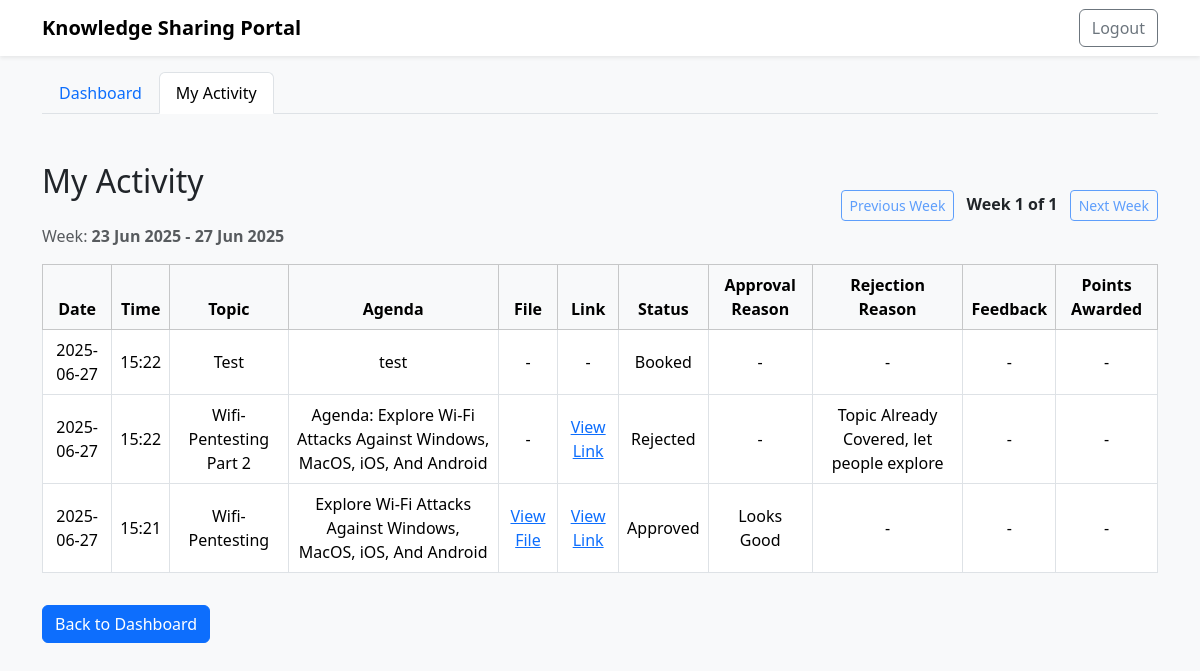
The app's page /my-activity (signed in) with its own data.
### tables this page shows
CREATE TABLE slot_activity (
        id INTEGER PRIMARY KEY AUTOINCREMENT,
        slot_id INTEGER NOT NULL,
        user_id INTEGER NOT NULL,
        status TEXT NOT NULL,
        approval_reason TEXT,
        rejection_reason TEXT,
        feedback TEXT,
        comments TEXT,
        points_awarded INTEGER,
        topic TEXT,
        agenda TEXT,
        file_path TEXT,
        link TEXT,
        created_at TEXT DEFAULT CURRENT_TIMESTAMP,
        updated_at TEXT DEFAULT CURRENT_TIMESTAMP,
        FOREIGN KEY (slot_id) REFERENCES slots(id),
        FOREIGN KEY (user_id) REFERENCES users(id)
    );

### app.py (the view)
@app.route('/my-activity')
@token_required
def my_activity():
    db = get_db()
    user_email = g.get('user')
    user = db.execute('SELECT * FROM users WHERE email = ?', (user_email,)).fetchone()
    is_admin = user['role'] == 'admin'
    if is_admin:
        all_activities = db.execute('''SELECT * FROM slot_activity ORDER BY created_at DESC''').fetchall()
    else:
        all_activities = db.execute('''SELECT * FROM slot_activity WHERE user_id = ? ORDER BY created_at DESC''', (user['id'],)).fetchall()
    def get_week_start(dt):
        return dt - timedelta(days=dt.weekday())
    activities_by_week = {}
    for a in all_activities:
        dt = datetime.datetime.strptime(a['created_at'][:10], '%Y-%m-%d')
        week_start = get_week_start(dt)
        if week_start not in activities_by_week:
            activities_by_week[week_start] = []
        activities_by_week[week_start].append(a)
    sorted_weeks = sorted(activities_by_week.keys(), reverse=True)
    week_number = int(request.args.get('week', 0))
    if not sorted_weeks:
        week_dates = []
        activities = []
        total_weeks = 0
    else:
        if week_number < 0 or week_number >= len(sorted_weeks):
            week_number = 0
        week_dates = [sorted_weeks[week_number] + timedelta(days=i) for i in range(5)]
        activities = activities_by_week.get(sorted_weeks[week_number], [])
        total_weeks = len(sorted_weeks)
    return render_template('my_activity.html', user=user, activities=activities, is_admin=is_admin, week_number=week_number, total_weeks=total_weeks, week_dates=week_dates)

### app.py (called while the page is built)
def get_db():
    if 'db' not in g:
        g.db = sqlite3.connect(app.config['DATABASE'])
        g.db.row_factory = sqlite3.Row
    return g.db

def token_required(f):
    @wraps(f)
    def decorated(*args, **kwargs):
        token = request.cookies.get('token')
        if not token:
            return redirect(url_for('login'))
        try:
            data = jwt.decode(token, app.config['SECRET_KEY'], algorithms=["HS256"])
            g.user = data['email']
        except Exception:
            return redirect(url_for('login'))
        return f(*args, **kwargs)
    return decorated

### templates/my_activity.html (shortened to what this page needs)
<!DOCTYPE html>
<html lang="en">
<head>
    <link href="https://cdn.jsdelivr.net/npm/bootstrap@5.3.2/dist/css/bootstrap.min.css" rel="stylesheet">
</head>
<body class="bg-light" style="min-height: 100vh;">
    <nav class="navbar navbar-expand-lg navbar-light bg-white shadow-sm">
        <div class="container">
            <a class="navbar-brand fw-bold" href="/dashboard">Knowledge Sharing Portal</a>
            <div class="d-flex">
                <a href="/logout" class="btn btn-outline-secondary">Logout</a>
            </div>
        </div>
    </nav>
    <div class="container mt-3">
        <ul class="nav nav-tabs">
            <li class="nav-item">
                <a class="nav-link" href="/dashboard">Dashboard</a>
            </li>
            <li class="nav-item">
                <a class="nav-link active" href="/my-activity">My Activity</a>
            </li>
        </ul>
    </div>
    <div class="container py-5">
        <div class="d-flex justify-content-between align-items-center mb-3">
            <div>
                <h2 class="mb-4">{% if is_admin %}Users Activity{% else %}My Activity{% endif %}</h2>
                {% if week_dates and week_dates|length > 0 %}
                <div class="text-muted">
                    Week: <b>{{ week_dates[0].strftime('%d %b %Y') }} - {{ week_dates[-1].strftime('%d %b %Y') }}</b>
                </div>
                {% endif %}
            </div>
            <div>
                <a href="/my-activity?week={{ week_number - 1 }}" class="btn btn-outline-primary btn-sm me-2 {% if week_number == 0 %}disabled{% endif %}">Previous Week</a>
                <span class="fw-bold">Week {{ week_number + 1 }} of {{ total_weeks }}</span>
                <a href="/my-activity?week={{ week_number + 1 }}" class="btn btn-outline-primary btn-sm ms-2 {% if week_number + 1 >= total_weeks %}disabled{% endif %}">Next Week</a>
            </div>
        </div>
        <div class="table-responsive">
            <table class="table table-bordered align-middle text-center bg-white">
                <thead class="table-light">
                    <tr>
                        <th>Date</th>
                        <th>Time</th>
                        <th>Topic</th>
                        <th>Agenda</th>
                        <th>File</th>
                        <th>Link</th>
                        <th>Status</th>
                        <th>Approval Reason</th>
                        <th>Rejection Reason</th>
                        <th>Feedback</th>
                        <th>Points Awarded</th>
                    </tr>
                </thead>
                <tbody>
                    {% for a in activities %}
                    <tr>
                        <td>{{ a['created_at'][:10] }}</td>
                        <td>{{ a['created_at'][11:16] }}</td>
                        <td>{{ a['topic'] or '-' }}</td>
                        <td>{{ a['agenda'] or '-' }}</td>
                        <td>{% if a['file_path'] %}<a href="/{{ a['file_path'] }}" target="_blank">View File</a>{% else %}-{% endif %}</td>
                        <td>{% if a['link'] %}<a href="{{ a['link'] }}" target="_blank">View Link</a>{% else %}-{% endif %}</td>
                        <td>{{ a['status']|capitalize }}</td>
                        <td>{{ a['approval_reason'] or '-' }}</td>
                        <td>{{ a['rejection_reason'] or '-' }}</td>
                        <td>{{ a['feedback'] or '-' }}</td>
                        <td>{{ a['points_awarded'] if a['points_awarded'] is not none else '-' }}</td>
                    </tr>
                    {% else %}
                    <tr><td colspan="10" class="text-muted">No activity found.</td></tr>
                    {% endfor %}
                </tbody>
            </table>
        </div>
        <a href="/dashboard" class="btn btn-primary mt-3">Back to Dashboard</a>
    </div>
</body>
</html>

### records on screen
slot_activity: created_at "2025-06-27", created_at "15:22", topic "Test", agenda "test", status "Booked", a "-"
slot_activity: created_at "2025-06-27", created_at "15:22", topic "Wifi-Pentesting Part 2", agenda "Agenda: Explore Wi-Fi Attacks Against Windows, MacOS, iOS, And Android", status "Rejected", a "-", rejection_reason "Topic Already Covered, let people explore"
slot_activity: created_at "2025-06-27", created_at "15:21", topic "Wifi-Pentesting", agenda "Explore Wi-Fi Attacks Against Windows, MacOS, iOS, And Android", status "Approved", approval_reason "Looks Good", a "-"

### other values on screen
{{ week_dates[0].strftime('%d %b %Y') }} "23 Jun 2025"
{{ week_dates[-1].strftime('%d %b %Y') }} "27 Jun 2025"
{{ week_number + 1 }} "1"
{{ total_weeks }} "1"
